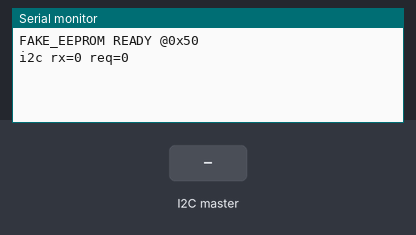
The sketch below on a simulated ESP32. Shown: the last lines printed to the serial monitor. The inputs (shaded band) are chosen by the test bench.

Above: at 1.2 s.
1.3 s: the I2C master sends the byte 1
At 2.6 s:
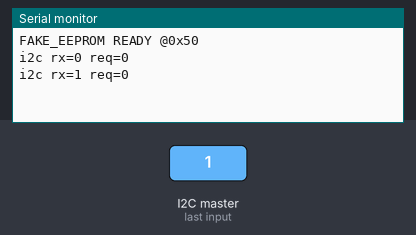
2.8 s: the I2C master sends the byte 0
At 3.8 s:
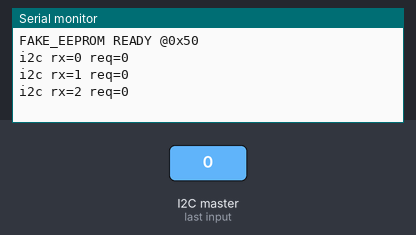
Timing chart, 0 to 5.8 s (numbered marks = the images above; inputs shaded):
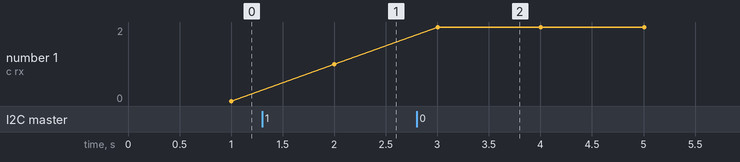

The sketch:

fake_eeprom.ino
```cpp
// Fake I2C EEPROM for CSAW ESC 2026 "Minions Lockout".
//
// Your board has no working EEPROM, so every I2C access NAKs and the target's
// diagnostics watchdog drops into BUS FAULT LOCKDOWN. This sketch makes the
// helper ESP32 impersonate the EEPROM: it ACKs on address 0x50 and returns 0
// for every byte read. Result: watchdog is happy (no faults) and the fail
// counter always reads 0 (never locked out) -> brute force freely over UART.
//
// Wiring (helper ESP32 <-> target), REPLACES the old single-SCL hookup:
//   helper GND  <-----------> target GND         (required)
//   helper GPIO21 (SDA) <---> target SDA         (24Cxx pin 5)
//   helper GPIO22 (SCL) <---> target SCL         (24Cxx pin 6)
// Direct wires; the target board already has the I2C pull-ups. No resistor.
//
// NOTE: GPIO21/22 are the default Wire pins on a classic ESP32 dev board.
// If your helper is an S2/S3/C3 etc., tell me and I'll change the pins.

#include <Wire.h>

#define EE_ADDR 0x50

volatile uint32_t rxCount = 0;
volatile uint32_t reqCount = 0;

// Master wrote bytes to us (e.g. the 2-byte memory address pointer). We don't
// care about the pointer since we always return 0 -- just drain the bytes.
void onReceive(int n) {
  rxCount++;
  while (Wire.available()) Wire.read();
}

// Master is reading from us: hand back zeros (counter = 0 = "ready").
void onRequest() {
  reqCount++;
  uint8_t zeros[16] = {0};
  Wire.write(zeros, sizeof(zeros));
}

void setup() {
  Serial.begin(115200);
  // Slave mode: Wire.begin(address, sda, scl, freq)
  Wire.begin((uint8_t)EE_ADDR, 21, 22, 0);
  Wire.onReceive(onReceive);
  Wire.onRequest(onRequest);
  Serial.println("FAKE_EEPROM READY @0x50");
}

void loop() {
  static uint32_t t = 0;
  if (millis() - t > 1000) {
    t = millis();
    Serial.printf("i2c rx=%lu req=%lu\n", rxCount, reqCount);
  }
}
```

Measured:
- after the input at 1.3 s, the serial monitor: prints a new line after 0.70 s (image 1)
- after the input at 2.8 s, the serial monitor: prints a new line after 0.20 s (image 2)
- plotted number 1: 0 → 1 after the input at 1.3 s
